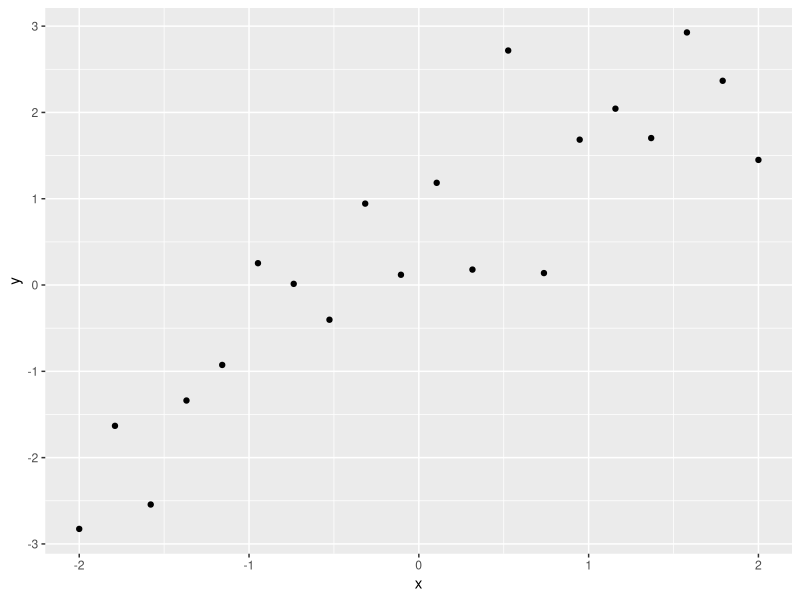

The R source for this figure: (Note: this script raises an error after producing the figure.)
library(tidyverse)
library(modelr)

# load data ---------------------------------------------------------------
eyefix_df <- read_csv('data/funct_theme_pts.csv')
eyefix_df_avg <- eyefix_df %>% 
  group_by(Time, Object) %>% 
  summarize(mean_fix = mean(meanFix)) %>% 
  ungroup()

eyefix_df_avg_targ <- filter(eyefix_df_avg, Object == 'Target')

# Polynomial regression ----------------------------------------------------

# degree 9
M_9 <- lm(mean_fix ~ poly(Time, degree = 9), data = eyefix_df_avg_targ)

# degree 5
M_5 <- lm(mean_fix ~ poly(Time, degree = 5), data = eyefix_df_avg_targ)

# compare two models
summary(M_9)$adj.r.squared
summary(M_5)$adj.r.squared
anova(M_9, M_5)

AIC(M_9)
AIC(M_5)


# Polynomial with multiple predictors -------------------------------------

M_eyefix <- lm(mean_fix ~ poly(Time, 9)*Object, 
               data=eyefix_df_avg)
M_eyefix_null <- lm(mean_fix ~ Object + poly(Time, 9), data=eyefix_df_avg)
anova(M_eyefix_null, M_eyefix)
AIC(M_eyefix, M_eyefix_null)


# Overfitting -------------------------------------------------------------


# Some random data (actual normal linear)
set.seed(101)
Df <- tibble(x = seq(-2, 2, length.out = 20),
             y = 0.5 + 1.5 * x + rnorm(length(x))
) 
Df %>% ggplot(aes(x,y)) + geom_point()

# Fit 9 polynomial models of degree 1 to 9
M_overfits <- map(seq(9), 
                  ~lm(y ~ poly(x, degree = .), data = Df)
)

# Plot this
col_labels <- paste0('degree_', seq(length(M_overfits))) %>% 
  paste0(' (',round(map_dbl(M_overfits, ~summary(.)$r.sq), 2),')')

Df_new <- tibble(x = seq(-2, 2, length.out = 1000))

prediction_df <- map(M_overfits, ~predict(., newdata = Df_new)) %>% 
  as_tibble(.name_repair = 'minimal') %>% 
  set_colnames(col_labels) %>% 
  cbind(Df_new, .) %>% 
  gather(degree, prediction, starts_with('degree_')) %>% 
  mutate(degree = factor(degree, levels = col_labels))

prediction_df %>% 
  ggplot(mapping = aes(x = x)) +
  geom_point(data=Df, aes(x = x, y = y), size = 0.5, alpha = 0.5) +
  geom_line(aes(y = prediction), col='red') +
  facet_wrap(~degree) +
  theme_minimal()

# Let's look at AIC
map_dbl(M_overfits, AIC) %>%
  set_names(paste0('degree_', seq(M_overfits))) %>% 
  round(2)

aic_c <- function(model){
  K <- length(coef(model))
  N <- nrow(model$model)
  AIC(model) + (2*K*(K+1))/(N-K-1)
}

# Let's look at AIC_c

map_dbl(M_overfits, aic_c) %>%
  set_names(paste0('degree_', seq(M_overfits))) %>% 
  round(2)

# Runge's phenomenon
M <- lm(y ~ poly(x, degree = 16, raw = F), data = Df)
Df_new <- tibble(x = seq(-2, 2, length.out = 1000))
Df_new %>% 
  add_predictions(M) %>% 
  ggplot() +
  geom_line(mapping = aes(x = x, y = pred)) +
  geom_point(Df, mapping= aes(x = x, y = y), col='red') 

